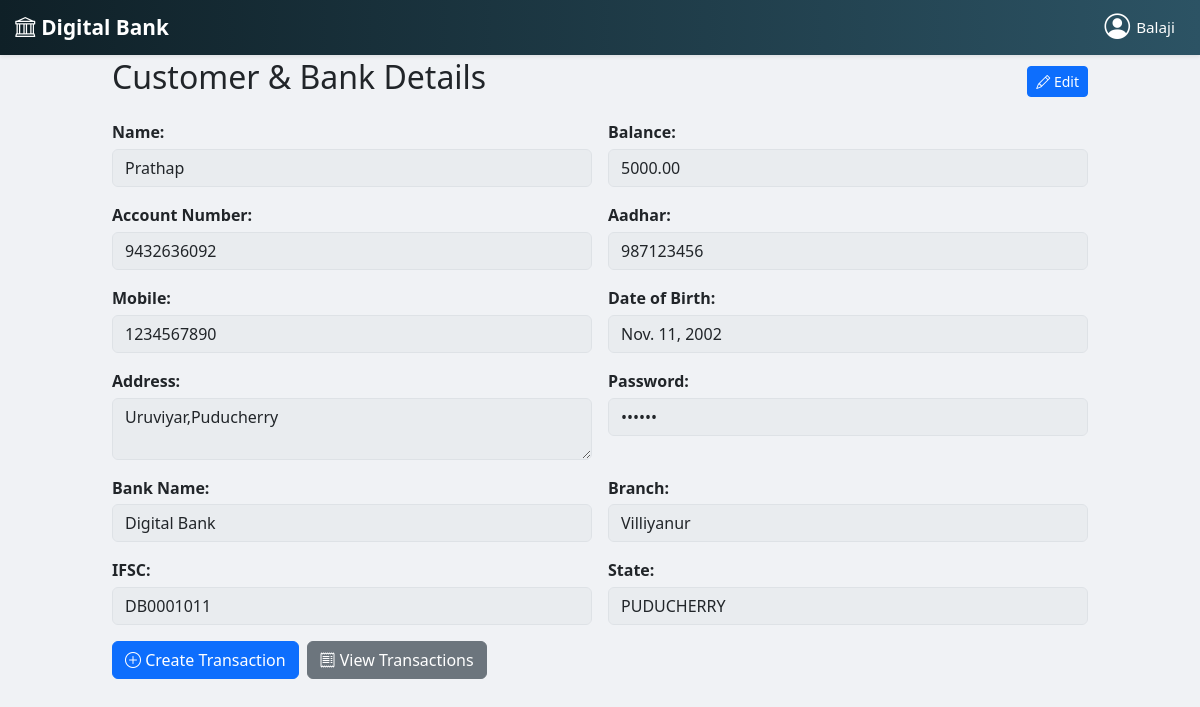
Before: /staff/customer/1/ (signed in) with the older database file.
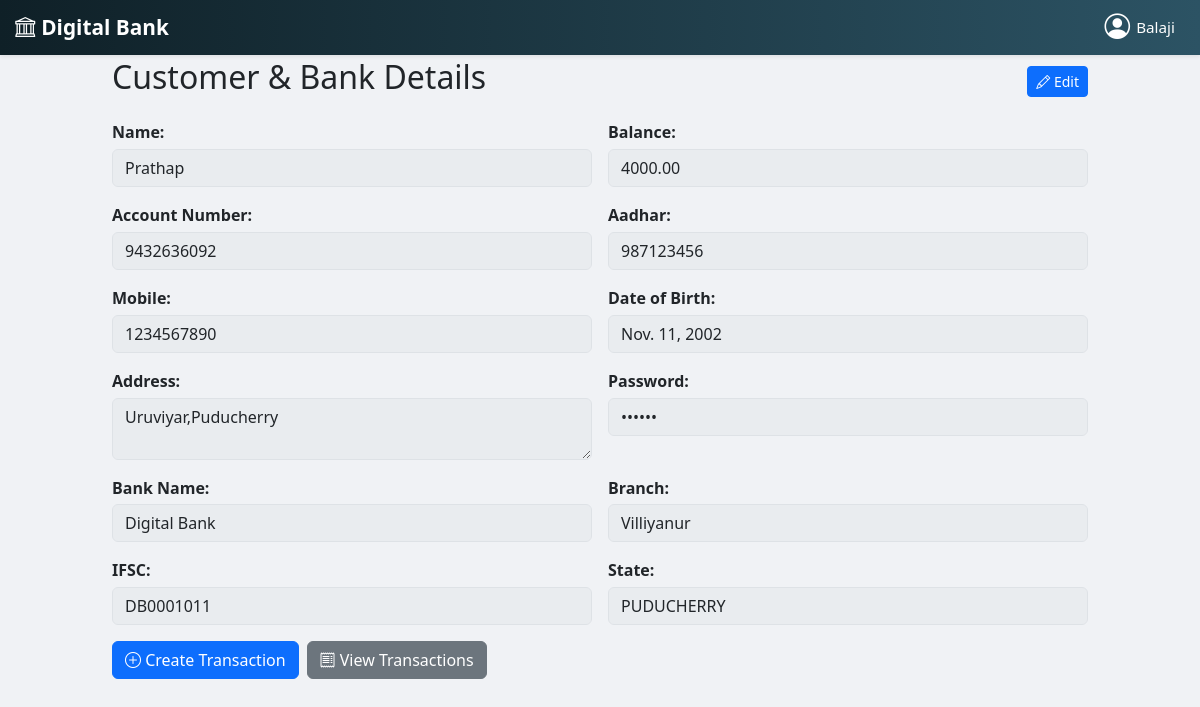
After: the same page with the newer database file.
### DigitalBank/models.py (models this page shows, shortened)
class Customer(models.Model):
    ACCOUNT_TYPE_CHOICES = [
        ('SAVINGS', 'Savings'),
        ('CURRENT', 'Current'),
    ]
    customer_id = models.AutoField(primary_key=True)
    bank = models.ForeignKey(Bank, on_delete=models.SET_NULL, null=True, blank=True)
    name = models.CharField(max_length=200)
    mobile = models.CharField(max_length=15, unique=True)
    aadhar = models.CharField(max_length=12, unique=True)
    dob = models.DateField()
    address = models.TextField(max_length=100)
    account_no = models.CharField(max_length=10, unique=True, editable=False)
    account_type = models.CharField(max_length=20, choices=ACCOUNT_TYPE_CHOICES)
    balance = models.DecimalField(max_digits=12, decimal_places=2, default=0)
    password = models.CharField(max_length=50, blank=True)

class Bank(models.Model):
    name = models.CharField(max_length=200)
    ifsc = models.CharField(max_length=20, unique=True)
    branch = models.CharField(max_length=200)
    address = models.CharField(max_length=200)
    state = models.CharField(max_length=100)
    balance = models.DecimalField(max_digits=15, decimal_places=2, default=0)  # total bank balance

### DigitalBank/views.py (the view)
# urls.py: path("staff/customer/<int:pk>/", views.customer_detail, name="customer_detail"),
def customer_detail(request, pk):
    if 'staff_id' not in request.session:
        return redirect('staff_login')
    customer = get_object_or_404(Customer, pk=pk)
    transactions = customer.transactions.all().order_by('-date')
    if request.method == "POST":
        if "transaction_type" in request.POST:
            form = TransactionForm(request.POST)
            if form.is_valid():
                with db_transaction.atomic():
                    transaction_obj = form.save(commit=False)
                    transaction_obj.customer = customer
                    bank = customer.bank
                    transaction_obj.balance_before = customer.balance
                    if transaction_obj.transaction_type == "DEPOSIT":
                        customer.balance += transaction_obj.amount
                        bank.balance += transaction_obj.amount
                        transaction_obj.balance_after = customer.balance
                        transaction_obj.transfer_account = None
                        transaction_obj.save()
                        BankTransaction.objects.create(
                            bank=bank,
                            customer=customer,
                            transaction_type="DEPOSIT",
                            amount=transaction_obj.amount,
                            balance_before=bank.balance - transaction_obj.amount,
                            balance_after=bank.balance,
                            transfer_account=None
                        )
                    elif transaction_obj.transaction_type == "WITHDRAW":
                        if customer.balance < transaction_obj.amount:
                            messages.error(request, "Insufficient Balance")
                            return redirect("customer_detail", pk=pk)
                        customer.balance -= transaction_obj.amount
                        bank.balance -= transaction_obj.amount
                        transaction_obj.balance_after = customer.balance
                        transaction_obj.transfer_account = None
                        transaction_obj.save()
                        BankTransaction.objects.create(
                            bank=bank,
                            customer=customer,
                            transaction_type="WITHDRAW",
                            amount=transaction_obj.amount,
                            balance_before=bank.balance + transaction_obj.amount,
                            balance_after=bank.balance,
                            transfer_account=None
                        )
                    elif transaction_obj.transaction_type == "TRANSFER":
                        receiver_acc_no = transaction_obj.transfer_account
                        if not receiver_acc_no:
                            messages.error(request, "Receiver account number is required!")
                            return redirect("customer_detail", pk=pk)
                        try:
                            receiver = Customer.objects.get(account_no=receiver_acc_no.strip())
                        except Customer.DoesNotExist:
                            messages.error(request, "Receiver account not found!")
                            return redirect("customer_detail", pk=pk)
                        if customer.balance < transaction_obj.amount:
                            messages.error(request, "Insufficient Balance")
                            return redirect("customer_detail", pk=pk)
                        customer.balance -= transaction_obj.amount
                        transaction_obj.balance_after = customer.balance
                        transaction_obj.save()
                        BankTransaction.objects.create(
                            bank=bank,
                            customer=customer,
                            transaction_type="TRANSFER",
                            amount=transaction_obj.amount,
                            balance_before=bank.balance,
                            balance_after=bank.balance - transaction_obj.amount,
                            transfer_account=receiver.account_no
                        )
                        bank.balance -= transaction_obj.amount
                        bank.save()
                        customer.save()
                        receiver.balance += transaction_obj.amount
                        Transaction.objects.create(
                            customer=receiver,
                            transaction_type="TRANSFER",
                            amount=transaction_obj.amount,
                            balance_before=receiver.balance - transaction_obj.amount,
                            balance_after=receiver.balance,
                            transfer_account=customer.account_no
                        )
                        BankTransaction.objects.create(
                            bank=receiver.bank,
                            customer=receiver,
                            transaction_type="TRANSFER",
                            amount=transaction_obj.amount,
                            balance_before=receiver.bank.balance,
                            balance_after=receiver.bank.balance + transaction_obj.amount,
                            transfer_account=customer.account_no
                        )
                        receiver.bank.balance += transaction_obj.amount
                        receiver.bank.save()
                        receiver.save()
                    customer.save()
                    bank.save()
                messages.success(request, "Transaction successful")
                return redirect("customer_detail", pk=pk)
        else:
            customer.name = request.POST.get("name")
            customer.address = request.POST.get("address")
            customer.mobile = request.POST.get("mobile")
            password = request.POST.get("password")
            if password and password != "******":
                customer.password = make_password(password)
            customer.save()
            messages.success(request, "Updated successfully")
            return redirect("customer_detail", pk=pk)
    else:
        form = TransactionForm()
    return render(request, "customer_detail.html", {
        "customer": customer,
        "transactions": transactions,
        "form": form,
        "bank": customer.bank,
        "show_nav": True,
    })

### DigitalBank/forms.py
class TransactionForm(forms.ModelForm):
    class Meta:
        model = Transaction
        fields = ['transaction_type', 'amount', 'transfer_account']
        widgets = {
            'transaction_type': forms.Select(attrs={'class': 'form-control'}),
            'amount': forms.NumberInput(attrs={'class': 'form-control', 'min': '1'}),
            'transfer_account': forms.TextInput(attrs={
                'class': 'form-control',
                'placeholder': 'Receiver Account No'
            }),
        }

### template/customer_detail.html (shortened to what this page needs)
{% extends 'index.html' %}
{% load static %}
{% block content %}
<div class="container py-3">
  <h2 class="mb-4 cus">
    Customer & Bank Details
    <button id="editBtn" class="btn btn-sm btn-primary edit-btn">
      <i class="bi bi-pencil"></i> Edit
    </button>
  </h2>
  <form method="POST" class="d-flex justify-content-center">
    <div class="row g-3">
      <div class="col-12 col-md-6">
        <label class="field-label">Name:</label>
        <input type="text" name="name" class="form-control readonly-input" value="{{ customer.name }}">
      </div>
      <div class="col-12 col-md-6">
        <label class="field-label">Balance:</label>
        <input type="text" class="form-control readonly-input" value="{{ customer.balance }}" readonly>
      </div>
      <div class="col-12 col-md-6">
        <label class="field-label">Account Number:</label>
        <input type="text" class="form-control readonly-input" value="{{ customer.account_no }}" readonly>
      </div>
      <div class="col-12 col-md-6">
        <label class="field-label">Aadhar:</label>
        <input type="text" class="form-control readonly-input" value="{{ customer.aadhar }}" readonly>
      </div>
      <div class="col-12 col-md-6">
        <label class="field-label">Mobile:</label>
        <input type="text" name="mobile" class="form-control readonly-input" value="{{ customer.mobile }}">
      </div>
      <div class="col-12 col-md-6">
        <label class="field-label">Date of Birth:</label>
        <input type="text" class="form-control readonly-input" value="{{ customer.dob }}" readonly>
      </div>
      <div class="col-12 col-md-6">
        <label class="field-label">Address:</label>
        <textarea name="address" class="form-control readonly-input">{{ customer.address }}</textarea>
      </div>
      <div class="col-12 col-md-6">
        <label class="field-label">Password:</label>
        <input type="password" name="password" class="form-control readonly-input" value="******">
      </div>
      {% if customer.bank %}
      <div class="col-12 col-md-6">
        <label class="field-label">Bank Name:</label>
        <input type="text" class="form-control readonly-input" value="{{ customer.bank.name }}" readonly>
      </div>
      <div class="col-12 col-md-6">
        <label class="field-label">Branch:</label>
        <input type="text" class="form-control readonly-input" value="{{ customer.bank.branch }}" readonly>
      </div>
      <div class="col-12 col-md-6">
        <label class="field-label">IFSC:</label>
        <input type="text" class="form-control readonly-input" value="{{ customer.bank.ifsc }}" readonly>
      </div>
      <div class="col-12 col-md-6">
        <label class="field-label">State:</label>
        <input type="text" class="form-control readonly-input" value="{{ customer.bank.state }}" readonly>
      </div>
      {% endif %}
    </div>
  </form>
  <div class="mt-3 d-flex flex-column flex-sm-row gap-2">
    <button class="btn btn-primary btn-stack" data-bs-toggle="modal" data-bs-target="#transactionModal"><i class="bi bi-plus-circle"></i> Create
      Transaction</button>
    <button class="btn btn-secondary btn-stack" type="button" data-bs-toggle="collapse"
      data-bs-target="#transactionHistory"><i class="bi bi-receipt"></i> View Transactions</button>
  </div>
</div>
{% endblock content %}

Changed rows visible on the page:
changed Customer "Prathap": balance "5000.00" → "4000.00"
